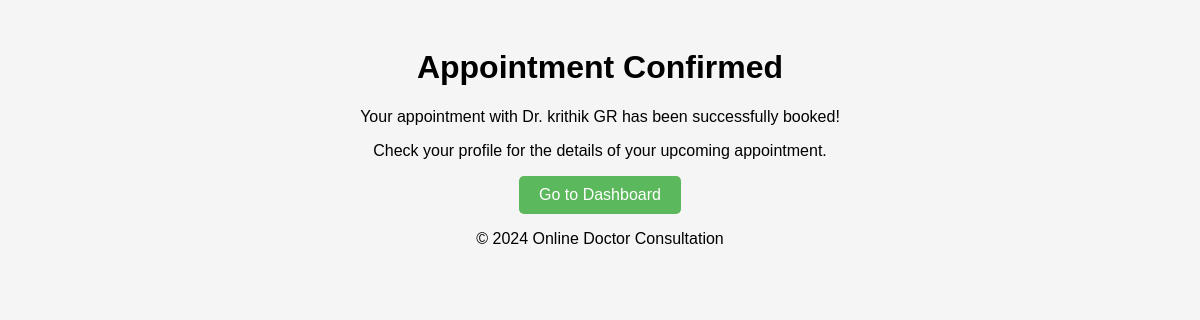
The app's page /appointment/success/ (signed in), older data.
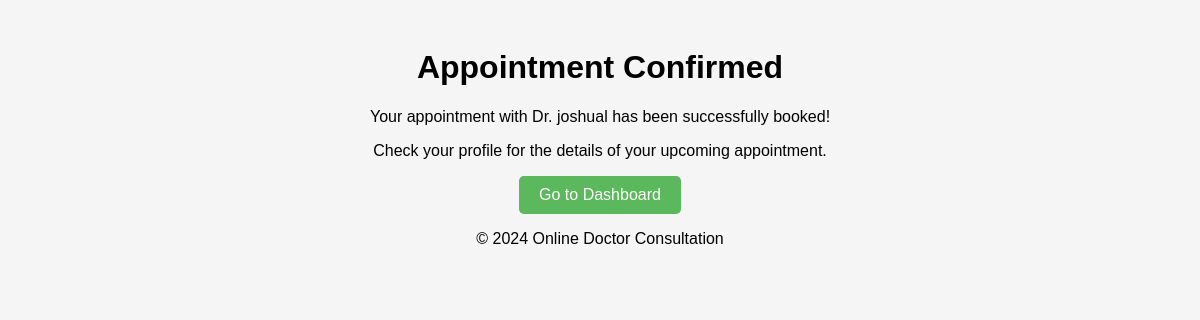
The same page, newer data.
### myapp/models.py (models this page shows, shortened)
class Appointment(models.Model):
    user = models.ForeignKey(User, on_delete=models.CASCADE)
    doctor = models.ForeignKey(Doctor, on_delete=models.CASCADE)
    availability = models.ForeignKey(DoctorAvailability, on_delete=models.CASCADE)
    status = models.CharField(max_length=20, default='Pending')
    appointment_time = models.DateTimeField()

class Doctor(models.Model):
    SPECIALIZATION_CHOICES = [
        ('general', 'General Physician'),
        ('cardiologist', 'Cardiologist'),
        ('dermatologist', 'Dermatologist'),
    ]
    name = models.CharField(max_length=100)
    specialization = models.CharField(max_length=50, choices=SPECIALIZATION_CHOICES)
    description = models.TextField()
    video_call_link = models.URLField()  # Link for the video call

### myapp/views.py (the view)
# urls.py: path('appointment/success/', views.appointment_success, name='appointment_success'),
@login_required
def appointment_success(request):
    latest_appointment = Appointment.objects.filter(user=request.user).latest('appointment_time')
    return render(request, 'appointment_success.html', {'appointment': latest_appointment})

### myapp/templates/appointment_success.html (shortened to what this page needs)
<!DOCTYPE html>
<html lang="en">
<head>
</head>
<body>
    <header>
        <h1>Appointment Confirmed</h1>
    </header>
    <main>
        <section>
            <p>Your appointment with Dr. {{ appointment.doctor.name }} has been successfully booked!</p>
            <p>Check your profile for the details of your upcoming appointment.</p>
            <a class="button" href="/">Go to Dashboard</a>
        </section>
    </main>
    <footer>
        <p>&copy; 2024 Online Doctor Consultation</p>
    </footer>
</body>
</html>

Row changes from the older to the newer data that the page shows:
no longer on this page (row edited): Appointment: doctor.name "krithik GR"
added Appointment: doctor.name "joshual"
